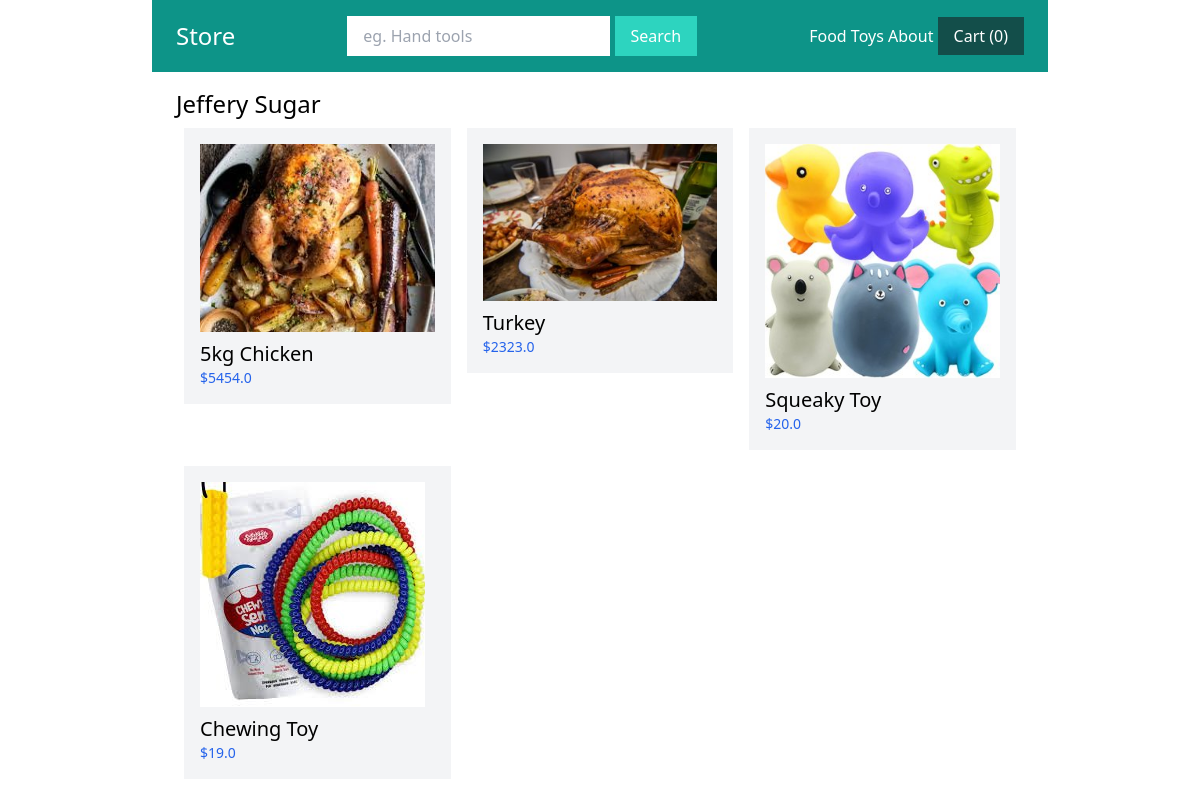
/vendors/1/, run on the app's committed database.
### shop/models.py (models this page shows, shortened)
class Category(models.Model):
    title=models.CharField(max_length=50)
    slug=models.SlugField(max_length=50)
    class Meta:
        verbose_name_plural = "Categories"

class Product(models.Model):
    DRAFT = 'draft'
    WAITING_APPROVAL = 'waitingapproval'
    ACTIVE = 'active'
    DELETED = 'deleted'
    STATUS_CHOICES = (
        (DRAFT, 'Draft'),
        (WAITING_APPROVAL, 'Waiting approval'),
        (ACTIVE, 'Active'),
        (DELETED, 'Deleted'),
    )
    user = models.ForeignKey(User, related_name='products', on_delete=models.CASCADE)
    category = models.ForeignKey(Category, related_name='products', on_delete=models.CASCADE)
    title = models.CharField(max_length=50)
    slug = models.SlugField(max_length=50)
    description = models.TextField(blank=True)
    price = models.IntegerField()
    image = models.ImageField(upload_to='uploads/product_images', blank=True, null=True)
    thumbnail = models.ImageField(upload_to='uploads/product_images/thumbnail', blank=True, null=True)
    created_at = models.DateTimeField(auto_now_add=True)
    updated_at = models.DateTimeField(auto_now=True)
    status = models.CharField(max_length=50, choices=STATUS_CHOICES, default=ACTIVE)
    class Meta:
        ordering =('-created_at',)
    def get_display_price(self):
        return self.price / 100
    def get_thumbnail(self):
        if self.thumbnail:
            return self.thumbnail.url

### userprofile/views.py (the view)
# urls.py: path('vendors/<int:pk>/', views.vendor_detail, name='vendor_detail'),
def vendor_detail(request, pk):
    user = User.objects.get(pk=pk)
    products = user.products.filter(status=Product.ACTIVE)
    return render(request, 'userprofile/vendor_detail.html', {
        'user':user,
        'products':products,
    })

### shop/cart.py (called while the page is built)
    def __len__(self):
        return sum(item['quantity'] for item in self.cart.values())

### shop/context_processors.py (called while the page is built)
def cart(request):
    return {'cart': Cart(request)}

### shop/templatetags/menu.py (called while the page is built)
@register.inclusion_tag('core/menu.html')
def menu():
    categories=Category.objects.all()
    return {'categories':categories}

### userprofile/templates/userprofile/vendor_detail.html (shortened to what this page needs)
{% extends 'core/base.html' %}
{% block content %}
    <h1 class="text-2xl">{% firstof user.get_full_name user.username %}</h1>
    {% include 'shop/partials/products.html' %}
{% endblock %}

### core/templates/core/menu.html
{% for category in categories %}
    <a href="{% url 'category_detail' category.slug %}" class="text-white">{{ category.title }}</a>
{% endfor %}
<a href="{% url 'about' %}" class="text-white">About</a>

### shop/templates/shop/partials/products.html
<div class="flex flex-wrap ">
    {% for product in products %}
        <div class="product w-1/3 p-2">
            <div class="p-4 bg-gray-100">
                <a href="{% url 'product_detail' product.category.slug product.slug %}">
                {% if product.image %}
                    <div class="image mb-2">
                        <img src ="{{ product.get_thumbnail }}" alt="Image of {{ product.title }}">
                    </div>
                {% endif %}
                <h2 class="text-xl">{{ product.title }}</h2>
                <p class="text-sm text-blue-600">${{ product.get_display_price }}</p>
                </a>
            </div>
        </div>
    {% endfor %}
</div>

### data on the page
Category: title "Food"
Category: title "Toys"
Product: get_thumbnail (picture), title "5kg Chicken", get_display_price "5454.0"
Product: get_thumbnail (picture), title "Turkey", get_display_price "2323.0"
Product: get_thumbnail (picture), title "Squeaky Toy", get_display_price "20.0"
Product: get_thumbnail (picture), title "Chewing Toy", get_display_price "19.0"

### other printed values
{{ cart|length }} "0"
